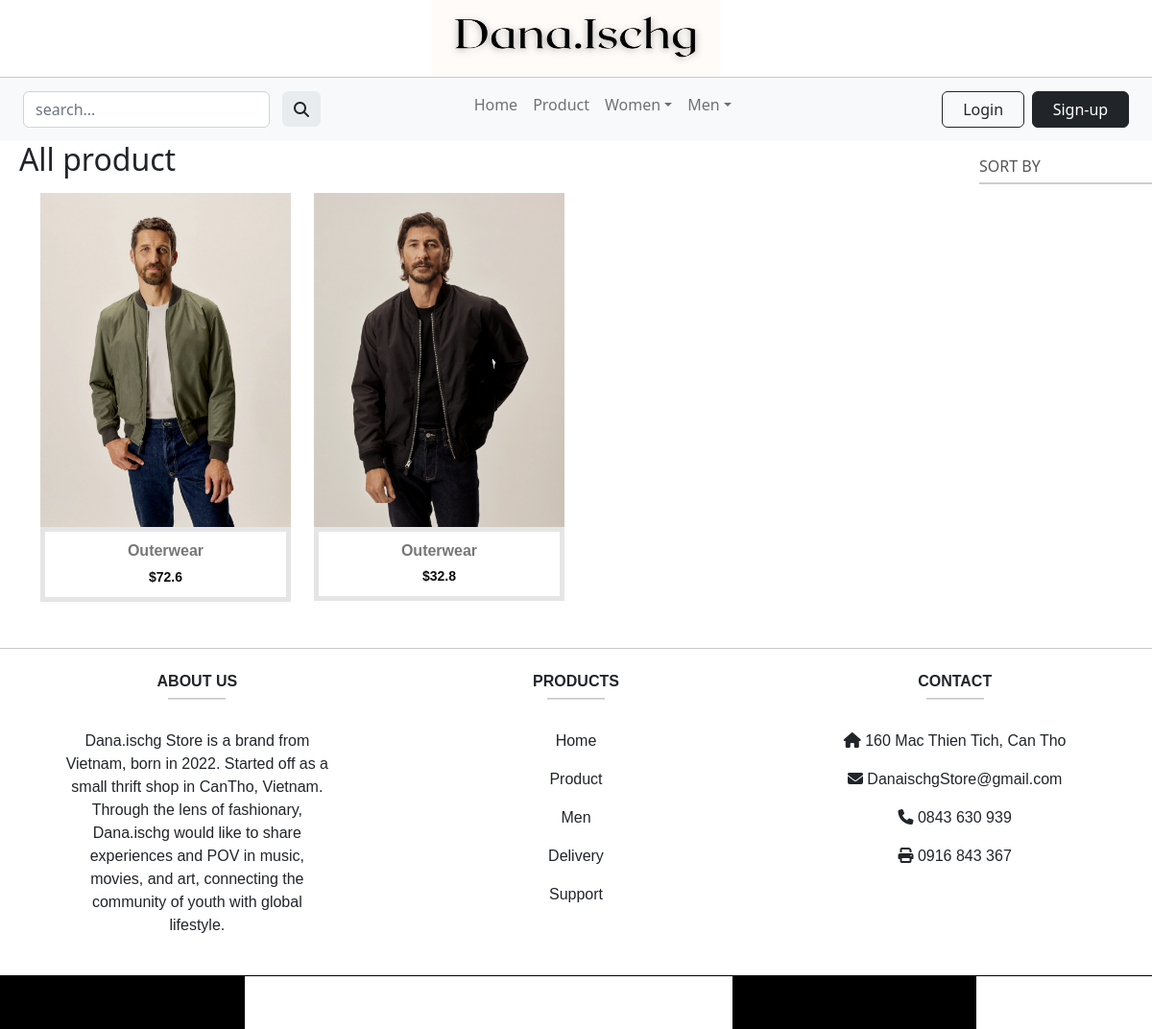
/?page=product&id=C05&gender=0, run on the app's committed database.
### tables this page shows
CREATE TABLE `product` (
  `id` varchar(10) NOT NULL,
  `name` varchar(50) NOT NULL,
  `status` tinyint(1) NOT NULL,
  `description` varchar(255) NOT NULL,
  `price` float NOT NULL,
  `for_gender` tinyint(1) NOT NULL,
  `quantity` int(11) NOT NULL,
  `image` varchar(255) NOT NULL,
  `cate_id` varchar(10) NOT NULL,
  `sup_id` varchar(10) NOT NULL
);

CREATE TABLE `category` (
  `id` varchar(10) NOT NULL,
  `name` varchar(20) NOT NULL,
  `description` varchar(255) NOT NULL
);

### allProduct.php (the view, shortened to what this page needs)
<link href="vendor/select2/select2.min.css" rel="stylesheet" media="all">
<link href="css/cardProduct.css" rel="stylesheet" media="all">
<div class="page-wrapper font-robo row d-flex">
    <div class="">
        <div class="row">
            <div class="col-md-10">
                <h2 style="padding-left: 2%">All product</h2>
            </div>
            <div class="col-md-2">
                <div class="input-group">
                    <div class="rs-select2 js-select-simple select--no-search">
                    </div>
                </div>
            </div>
        </div>
        <div class="container py-2">
            <div class="row">
                <?php
                $c = new Connect();
                $dblink = $c->connectToMySQL();
                if (isset($_GET['id']) && isset($_GET['gender'])) :
                    if ($_GET['gender'] == 0) :
                        $id = $_GET['id'];
                        $sql = "SELECT * FROM `product` p JOIN `category` c ON p.cate_id = c.id AND p.for_gender = 0 AND c.id = '$id'";
                    else :
                        $id = $_GET['id'];
                        $sql = "SELECT * FROM `product` p JOIN `category` c ON p.cate_id = c.id AND p.for_gender = 1 AND c.id = '$id'";
                    endif;
                else :
                    $sql = "SELECT * FROM product";
                endif;
                $result = $dblink->query($sql);
                if ($result->num_rows > 0) :
                    while ($row = $result->fetch_assoc()) :
                ?>
                        <div class="col-md-6 col-lg-4 col-xl-3 mb-4">
                            <div class="product-grid">
                                <div class="product-image">
                                    <a href="?page=cartDetail&pro_id=<?= $row['id'] ?>" class="image">
                                        <img src="images/<?= $row['image'] ?>" class="card-img-top" alt="<?= $row['name'] ?>" />
                                    </a>
                                </div>
                                <div class="product-content">
                                    <h3 class="title"><a href="#"><?= $row['name'] ?></a></h3>
                                    <div class="price">$<?= $row['price'] ?></div>
                                </div>
                            </div>
                        </div>
                <?php
                    endwhile;
                else :
                    echo "Product does not exist!";
                endif;
                ?>
            </div>
        </div>
    </div>
</div>

### css/header.css (style rules this page uses)
a { text-decoration: none; }

### css/cardProduct.css (style rules this page uses)
.product-grid { font-family: "Poppins", sans-serif; text-align: center; }
.product-grid .product-image { overflow: hidden; position: relative; z-index: 1; }
.product-grid .product-image a.image { display: block; }
.product-grid .product-image img { width: 100%; height: auto; }
.product-grid .product-content { background: #fff; padding: 15px; box-shadow: 0 0 0 5px rgba(0, 0, 0, 0.1) inset; }
.product-grid .title { font-size: 16px; font-weight: 600; text-transform: capitalize; margin: 0 0 7px; }
.product-grid .title a { color: #777; transition: all 0.3s ease 0s; }
.product-grid .price { color: #0d0d0d; font-size: 14px; font-weight: 600; }
.input-group { padding-top: 5%; border-bottom: 2px solid #ccc; display: block; }

### data on the page
product: image (picture), cate.name "Outerwear", price "72.6"
product: image (picture), cate.name "Outerwear", price "32.8"
